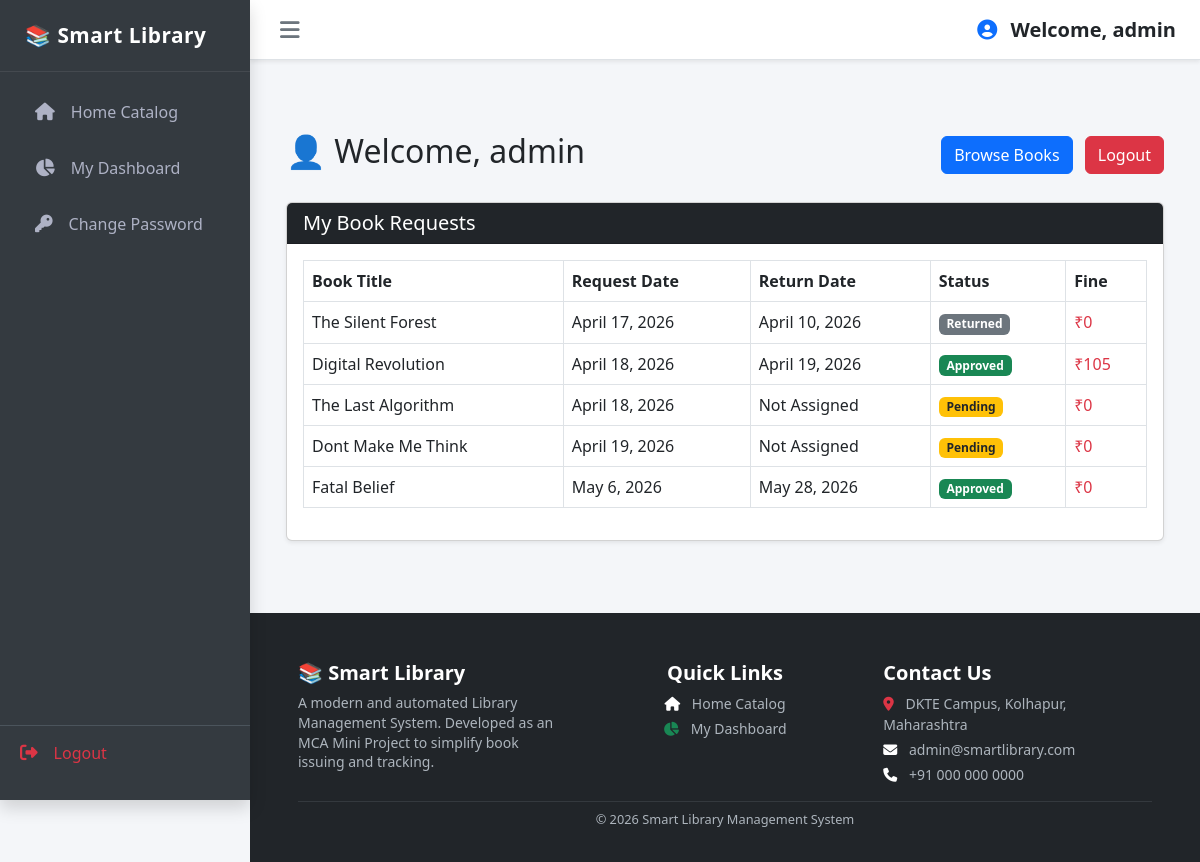
The page /dashboard/ (signed in) on the database its author committed.
### core/models.py (models this page shows, shortened)
class IssueBook(models.Model):
    STATUS_CHOICES = [
        ('Pending', 'Pending'),
        ('Approved', 'Approved'),
        ('Returned', 'Returned'),
    ]
    student = models.ForeignKey(User, on_delete=models.CASCADE)
    book = models.ForeignKey(Book, on_delete=models.CASCADE)
    issue_date = models.DateField(auto_now_add=True)
    return_date = models.DateField(null=True, blank=True) # This date can be empty while making the request
    status = models.CharField(max_length=20, choices=STATUS_CHOICES, default='Pending') # New status column
    @property
    def calculate_fine(self):
        if self.status == 'Approved' and self.return_date and date.today() > self.return_date:
            overdue_days = (date.today() - self.return_date).days
            return overdue_days * 5
        return 0

class Book(models.Model):
    category = models.ForeignKey(Category, on_delete=models.SET_NULL, null=True, blank=True)
    title = models.CharField(max_length=200)
    author = models.CharField(max_length=200)
    isbn = models.CharField(max_length=13)
    description = models.TextField(blank=True, null=True) # All information of books
    image = models.ImageField(upload_to='book_covers/', blank=True, null=True) # Book's Image
    total_copies = models.IntegerField(default=1) # Total copies
    available_copies = models.IntegerField(default=1) # Available copies
    is_available = models.BooleanField(default=True)

### core/views.py (the view)
# urls.py: path('dashboard/', views.student_dashboard, name='student_dashboard'),
@login_required(login_url='login')
def student_dashboard(request):
    my_requests = IssueBook.objects.filter(student=request.user)
    return render(request, 'student_dashboard.html', {'my_requests': my_requests})

### core/templates/student_dashboard.html
{% extends 'base.html' %} {% block content %}
    <div class="container mt-5 mb-5">
        <div class="d-flex justify-content-between align-items-center mb-4">
            <h2>👤 Welcome, {{ user.username }}</h2>
            <div>
                <a href="{% url 'book_list' %}" class="btn btn-primary me-2">Browse Books</a>
                <a href="{% url 'logout' %}" class="btn btn-danger">Logout</a>
            </div>
        </div>
        <div class="card shadow-sm">
            <div class="card-header bg-dark text-white">
                <h5 class="mb-0">My Book Requests</h5>
            </div>
            <div class="card-body">
                <table class="table table-bordered">
                    <thead>
                        <tr>
                            <th>Book Title</th>
                            <th>Request Date</th>
                            <th>Return Date</th>
                            <th>Status</th>
                            <th>Fine</th>
                        </tr>
                    </thead>
                    <tbody>
                        {% for req in my_requests %}
                        <tr>
                            <td>{{ req.book.title }}</td>
                            <td>{{ req.issue_date }}</td>
                            <td>{{ req.return_date|default:"Not Assigned" }}</td>
                            <td>
                                {% if req.status == 'Pending' %}
                                    <span class="badge bg-warning text-dark">Pending</span>
                                {% elif req.status == 'Approved' %}
                                    <span class="badge bg-success">Approved</span>
                                {% else %}
                                    <span class="badge bg-secondary">Returned</span>
                                {% endif %}
                            </td>
                            <td class="text-danger font-weight-bold">₹{{ req.calculate_fine }}</td>
                        </tr>
                        {% empty %}
                        <tr>
                            <td colspan="5" class="text-center">You have not requested any books yet.</td>
                        </tr>
                        {% endfor %}
                    </tbody>
                </table>
            </div>
        </div>
    </div>
{% endblock %}

### core/templates/base.html (shortened to what this page needs)
<!DOCTYPE html>
<html lang="en">
<head>
    <link href="https://cdn.jsdelivr.net/npm/bootstrap@5.3.0/dist/css/bootstrap.min.css" rel="stylesheet">
    <link rel="stylesheet" href="https://cdnjs.cloudflare.com/ajax/libs/font-awesome/6.4.0/css/all.min.css">
</head>
<body>
    <div class="sidebar shadow" id="mySidebar">
        <div class="brand">📚 Smart Library</div>
        <div class="mt-3">
            <a href="{% url 'book_list' %}"><i class="fas fa-home me-3"></i> Home Catalog</a>
            <a href="{% url 'student_dashboard' %}"><i class="fas fa-chart-pie me-3"></i> My Dashboard</a>
            <a href="{% url 'change_password' %}"><i class="fas fa-key me-3"></i> Change Password</a>
        </div>
        <div style="position: absolute; bottom: 20px; width: 100%;">
            <a href="{% url 'logout' %}" class="text-danger logout-btn" style="border-top: 1px solid #4b545c; border-radius: 0; margin: 0; padding: 15px 20px;">
                <i class="fas fa-sign-out-alt me-3"></i> Logout
            </a>
        </div>
    </div>
    <div class="main-content" id="mainContent">
        <nav class="top-navbar shadow-sm">
            <div>
                <button id="sidebarToggle"><i class="fas fa-bars"></i></button>
            </div>
            <div>
                {% if user.is_authenticated %}
                    <span class="fw-bold text-dark fs-5">
                        <i class="fas fa-user-circle me-2 text-primary"></i>
                        Welcome, {{ user.username }}
                    </span>
                {% endif %}
            </div>
        </nav>
        <div class="content-area">
            {% block content %}
            {% endblock %}
        </div>
        <footer style="background-color: #212529;">
            <div class="container-fluid py-3 px-4">
                <div class="row">
                    <div class="col-md-4 mb-3">
                        <h5 class="text-white fw-bold mb-2">📚 Smart Library</h5>
                        <p class="small mb-0" style="color: #adb5bd; line-height: 1.4;">
                            A modern and automated Library Management System. Developed as an MCA Mini Project to simplify book issuing and tracking.
                        </p>
                    </div>
                    <div class="col-md-4 mb-3 quick-links-center">
                        <h5 class="text-white fw-bold mb-2">Quick Links</h5>
                        <a href="{% url 'book_list' %}" class="d-block mb-1 text-decoration-none small" style="color: #adb5bd;">
                            <i class="fas fa-home me-2 text-white"></i> Home Catalog
                        </a>
                        <a href="{% url 'student_dashboard' %}" class="d-block text-decoration-none small" style="color: #adb5bd;">
                            <i class="fas fa-chart-pie me-2 text-success"></i> My Dashboard
                        </a>
                    </div>
                    <div class="col-md-4 mb-2">
                        <h5 class="text-white fw-bold mb-2">Contact Us</h5>
                        <p class="small mb-1" style="color: #adb5bd;">
                            <i class="fas fa-map-marker-alt me-2 text-danger"></i> DKTE Campus, Kolhapur, Maharashtra
                        </p>
                        <p class="small mb-1" style="color: #adb5bd;">
                            <i class="fas fa-envelope me-2 text-white"></i> admin@smartlibrary.com
                        </p>
                        <p class="small mb-0" style="color: #adb5bd;">
                            <i class="fas fa-phone me-2 text-white"></i> +91 000 000 0000
                        </p>
                    </div>
                </div>
                <hr class="border-secondary my-2">
                <div class="text-center" style="font-size: 0.8rem; color: #adb5bd;">
                    © 2026 Smart Library Management System
                </div>
            </div>
        </footer>
    </div>
</body>
</html>

### core/templates/base.html (style rules this page uses)
body { background-color: #f4f6f9; margin: 0; padding: 0; overflow-x: hidden; }
.sidebar { width: 250px; height: 100vh; background: linear-gradient(180deg, #343a40 0%, #343a40 100%); position: fixed; top: 0; left: 0; z-index: 1000; transition: all 0.4s cubic-bezier(0.25, 0.8, 0.25, 1); box-shadow: 4px 0 15px rgba(0, 0, 0, 0.1); }
.sidebar .brand { padding: 20px 25px; font-size: 1.3rem; font-weight: 700; color: #ffffff; border-bottom: 1px solid rgba(255, 255, 255, 0.08); letter-spacing: 0.5px; }
.sidebar a { color: #aeb2c5; text-decoration: none; padding: 12px 20px; margin: 8px 15px; border-radius: 8px; display: flex; align-items: center; transition: all 0.3s ease; font-weight: 500; }
.sidebar a i { font-size: 1.1rem; }
.main-content { margin-left: 250px; display: flex; flex-direction: column; min-height: 100vh; transition: all 0.3s ease-in-out; padding: 0; }
.top-navbar { background-color: white; height: 60px; border-bottom: 1px solid #dee2e6; display: flex; justify-content: space-between; align-items: center; padding: 0 1.5rem; }
#sidebarToggle { background: transparent; border: none; font-size: 1.4rem; color: #6c757d; cursor: pointer; }
.content-area { flex-grow: 1; padding: 1.5rem; }
footer { background-color: #212529; color: #cfd8dc; width: 100%; margin: 0; padding: 2rem 1.5rem 1rem 1.5rem; }
footer a { text-decoration: none; color: #cfd8dc; }
.quick-links-center { display: flex; flex-direction: column; align-items: center; }

### rows shown on the page
IssueBook: book "The Silent Forest", issue_date "April 17, 2026", return_date "April 10, 2026", shows "Returned", calculate_fine "0"
IssueBook: book "Digital Revolution", issue_date "April 18, 2026", return_date "April 19, 2026", shows "Approved", calculate_fine "105"
IssueBook: book "The Last Algorithm", issue_date "April 18, 2026", return_date "Not Assigned", shows "Pending", calculate_fine "0"
IssueBook: book "Dont Make Me Think", issue_date "April 19, 2026", return_date "Not Assigned", shows "Pending", calculate_fine "0"
IssueBook: book "Fatal Belief", issue_date "May 6, 2026", return_date "May 28, 2026", shows "Approved", calculate_fine "0"

### other values the page prints
{{ user.username }} "admin"
